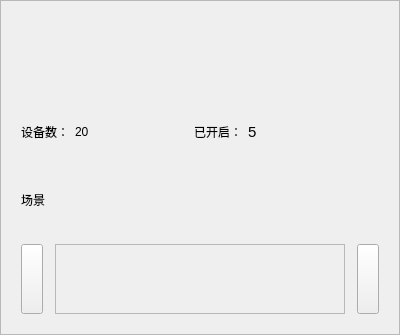
<?xml version="1.0" encoding="UTF-8"?>
<ui version="4.0">
 <class>roomCard</class>
 <widget class="QWidget" name="roomCard">
  <property name="geometry">
   <rect>
    <x>0</x>
    <y>0</y>
    <width>400</width>
    <height>335</height>
   </rect>
  </property>
  <property name="sizePolicy">
   <sizepolicy hsizetype="Expanding" vsizetype="Maximum">
    <horstretch>0</horstretch>
    <verstretch>0</verstretch>
   </sizepolicy>
  </property>
  <property name="windowTitle">
   <string>Form</string>
  </property>
  <layout class="QVBoxLayout" name="verticalLayout">
   <property name="spacing">
    <number>0</number>
   </property>
   <property name="leftMargin">
    <number>0</number>
   </property>
   <property name="topMargin">
    <number>0</number>
   </property>
   <property name="rightMargin">
    <number>0</number>
   </property>
   <property name="bottomMargin">
    <number>0</number>
   </property>
   <item>
    <widget class="QFrame" name="roomCardFrame">
     <property name="frameShape">
      <enum>QFrame::StyledPanel</enum>
     </property>
     <property name="frameShadow">
      <enum>QFrame::Raised</enum>
     </property>
     <layout class="QVBoxLayout" name="verticalLayout_2">
      <property name="spacing">
       <number>20</number>
      </property>
      <property name="leftMargin">
       <number>20</number>
      </property>
      <property name="topMargin">
       <number>20</number>
      </property>
      <property name="rightMargin">
       <number>20</number>
      </property>
      <property name="bottomMargin">
       <number>20</number>
      </property>
      <item>
       <widget class="QWidget" name="roomCardTitle" native="true">
        <property name="sizePolicy">
         <sizepolicy hsizetype="Maximum" vsizetype="Maximum">
          <horstretch>0</horstretch>
          <verstretch>0</verstretch>
         </sizepolicy>
        </property>
        <layout class="QHBoxLayout" name="horizontalLayout_9">
         <property name="leftMargin">
          <number>0</number>
         </property>
         <property name="topMargin">
          <number>0</number>
         </property>
         <property name="rightMargin">
          <number>0</number>
         </property>
         <property name="bottomMargin">
          <number>0</number>
         </property>
         <item>
          <widget class="titleIcon" name="roomTitle" native="true">
           <property name="sizePolicy">
            <sizepolicy hsizetype="Maximum" vsizetype="Maximum">
             <horstretch>0</horstretch>
             <verstretch>0</verstretch>
            </sizepolicy>
           </property>
          </widget>
         </item>
        </layout>
       </widget>
      </item>
      <item>
       <widget class="QWidget" name="statusParam" native="true">
        <property name="sizePolicy">
         <sizepolicy hsizetype="Maximum" vsizetype="Minimum">
          <horstretch>0</horstretch>
          <verstretch>0</verstretch>
         </sizepolicy>
        </property>
        <layout class="QHBoxLayout" name="horizontalLayout_2">
         <property name="spacing">
          <number>40</number>
         </property>
         <property name="leftMargin">
          <number>0</number>
         </property>
         <property name="topMargin">
          <number>12</number>
         </property>
         <property name="rightMargin">
          <number>0</number>
         </property>
         <property name="bottomMargin">
          <number>12</number>
         </property>
        </layout>
       </widget>
      </item>
      <item>
       <widget class="QWidget" name="devicesInfo" native="true">
        <layout class="QHBoxLayout" name="horizontalLayout_3">
         <property name="leftMargin">
          <number>0</number>
         </property>
         <property name="topMargin">
          <number>12</number>
         </property>
         <property name="rightMargin">
          <number>0</number>
         </property>
         <property name="bottomMargin">
          <number>12</number>
         </property>
         <item>
          <widget class="QWidget" name="devices" native="true">
           <property name="sizePolicy">
            <sizepolicy hsizetype="Maximum" vsizetype="Maximum">
             <horstretch>0</horstretch>
             <verstretch>0</verstretch>
            </sizepolicy>
           </property>
           <layout class="QHBoxLayout" name="horizontalLayout_5">
            <property name="spacing">
             <number>6</number>
            </property>
            <property name="leftMargin">
             <number>0</number>
            </property>
            <property name="topMargin">
             <number>0</number>
            </property>
            <property name="rightMargin">
             <number>0</number>
            </property>
            <property name="bottomMargin">
             <number>0</number>
            </property>
            <item>
             <widget class="QLabel" name="label">
              <property name="sizePolicy">
               <sizepolicy hsizetype="Expanding" vsizetype="Maximum">
                <horstretch>0</horstretch>
                <verstretch>0</verstretch>
               </sizepolicy>
              </property>
              <property name="text">
               <string>设备数：</string>
              </property>
             </widget>
            </item>
            <item>
             <widget class="QLabel" name="deviceNum">
              <property name="sizePolicy">
               <sizepolicy hsizetype="Maximum" vsizetype="Expanding">
                <horstretch>0</horstretch>
                <verstretch>0</verstretch>
               </sizepolicy>
              </property>
              <property name="text">
               <string>20</string>
              </property>
             </widget>
            </item>
           </layout>
          </widget>
         </item>
         <item>
          <spacer name="horizontalSpacer_2">
           <property name="orientation">
            <enum>Qt::Horizontal</enum>
           </property>
           <property name="sizeHint" stdset="0">
            <size>
             <width>40</width>
             <height>20</height>
            </size>
           </property>
          </spacer>
         </item>
         <item>
          <widget class="QWidget" name="deviceEnabled" native="true">
           <property name="sizePolicy">
            <sizepolicy hsizetype="Maximum" vsizetype="Maximum">
             <horstretch>0</horstretch>
             <verstretch>0</verstretch>
            </sizepolicy>
           </property>
           <layout class="QHBoxLayout" name="horizontalLayout_4">
            <property name="leftMargin">
             <number>0</number>
            </property>
            <property name="topMargin">
             <number>0</number>
            </property>
            <property name="rightMargin">
             <number>0</number>
            </property>
            <property name="bottomMargin">
             <number>0</number>
            </property>
            <item>
             <widget class="QLabel" name="label_2">
              <property name="sizePolicy">
               <sizepolicy hsizetype="Expanding" vsizetype="Expanding">
                <horstretch>0</horstretch>
                <verstretch>0</verstretch>
               </sizepolicy>
              </property>
              <property name="text">
               <string>已开启：</string>
              </property>
             </widget>
            </item>
            <item>
             <widget class="QLabel" name="enabledNum">
              <property name="sizePolicy">
               <sizepolicy hsizetype="Expanding" vsizetype="Expanding">
                <horstretch>0</horstretch>
                <verstretch>0</verstretch>
               </sizepolicy>
              </property>
              <property name="font">
               <font>
                <pointsize>11</pointsize>
               </font>
              </property>
              <property name="text">
               <string>5</string>
              </property>
             </widget>
            </item>
           </layout>
          </widget>
         </item>
         <item>
          <spacer name="horizontalSpacer_3">
           <property name="orientation">
            <enum>Qt::Horizontal</enum>
           </property>
           <property name="sizeHint" stdset="0">
            <size>
             <width>40</width>
             <height>20</height>
            </size>
           </property>
          </spacer>
         </item>
         <item>
          <widget class="QWidget" name="checkDeviceWidget" native="true">
           <property name="sizePolicy">
            <sizepolicy hsizetype="Maximum" vsizetype="Maximum">
             <horstretch>0</horstretch>
             <verstretch>0</verstretch>
            </sizepolicy>
           </property>
           <layout class="QVBoxLayout" name="verticalLayout_3">
            <property name="spacing">
             <number>0</number>
            </property>
            <property name="topMargin">
             <number>0</number>
            </property>
            <property name="bottomMargin">
             <number>0</number>
            </property>
            <item>
             <widget class="btnTxtIcon" name="checkDevice" native="true">
              <property name="sizePolicy">
               <sizepolicy hsizetype="Maximum" vsizetype="Maximum">
                <horstretch>0</horstretch>
                <verstretch>0</verstretch>
               </sizepolicy>
              </property>
              <property name="minimumSize">
               <size>
                <width>0</width>
                <height>0</height>
               </size>
              </property>
              <property name="maximumSize">
               <size>
                <width>16777215</width>
                <height>16777215</height>
               </size>
              </property>
              <property name="font">
               <font>
                <pointsize>13</pointsize>
               </font>
              </property>
             </widget>
            </item>
           </layout>
          </widget>
         </item>
        </layout>
       </widget>
      </item>
      <item>
       <widget class="QWidget" name="sceneTitle" native="true">
        <layout class="QHBoxLayout" name="horizontalLayout_6">
         <property name="leftMargin">
          <number>0</number>
         </property>
         <property name="rightMargin">
          <number>0</number>
         </property>
         <item>
          <widget class="QLabel" name="label_3">
           <property name="text">
            <string>场景</string>
           </property>
          </widget>
         </item>
        </layout>
       </widget>
      </item>
      <item>
       <widget class="QWidget" name="sceneConf" native="true">
        <property name="sizePolicy">
         <sizepolicy hsizetype="Expanding" vsizetype="Maximum">
          <horstretch>0</horstretch>
          <verstretch>0</verstretch>
         </sizepolicy>
        </property>
        <layout class="QHBoxLayout" name="horizontalLayout_8">
         <property name="spacing">
          <number>12</number>
         </property>
         <property name="leftMargin">
          <number>0</number>
         </property>
         <property name="topMargin">
          <number>0</number>
         </property>
         <property name="rightMargin">
          <number>0</number>
         </property>
         <property name="bottomMargin">
          <number>0</number>
         </property>
         <item>
          <widget class="QPushButton" name="slipLeft">
           <property name="sizePolicy">
            <sizepolicy hsizetype="Maximum" vsizetype="Expanding">
             <horstretch>0</horstretch>
             <verstretch>0</verstretch>
            </sizepolicy>
           </property>
           <property name="minimumSize">
            <size>
             <width>22</width>
             <height>0</height>
            </size>
           </property>
           <property name="maximumSize">
            <size>
             <width>22</width>
             <height>16777215</height>
            </size>
           </property>
           <property name="text">
            <string/>
           </property>
          </widget>
         </item>
         <item>
          <widget class="myScollArea" name="scrollArea">
           <property name="sizePolicy">
            <sizepolicy hsizetype="Expanding" vsizetype="Maximum">
             <horstretch>0</horstretch>
             <verstretch>0</verstretch>
            </sizepolicy>
           </property>
           <property name="verticalScrollBarPolicy">
            <enum>Qt::ScrollBarAlwaysOff</enum>
           </property>
           <property name="horizontalScrollBarPolicy">
            <enum>Qt::ScrollBarAlwaysOff</enum>
           </property>
           <property name="widgetResizable">
            <bool>true</bool>
           </property>
           <widget class="QWidget" name="scrollAreaWidgetContents">
            <property name="geometry">
             <rect>
              <x>0</x>
              <y>0</y>
              <width>500</width>
              <height>16</height>
             </rect>
            </property>
            <property name="sizePolicy">
             <sizepolicy hsizetype="Maximum" vsizetype="Maximum">
              <horstretch>0</horstretch>
              <verstretch>0</verstretch>
             </sizepolicy>
            </property>
            <property name="minimumSize">
             <size>
              <width>500</width>
              <height>0</height>
             </size>
            </property>
            <property name="maximumSize">
             <size>
              <width>16777215</width>
              <height>16777215</height>
             </size>
            </property>
            <layout class="QHBoxLayout" name="horizontalLayout_7">
             <property name="spacing">
              <number>15</number>
             </property>
             <property name="leftMargin">
              <number>0</number>
             </property>
             <property name="topMargin">
              <number>0</number>
             </property>
             <property name="rightMargin">
              <number>0</number>
             </property>
             <property name="bottomMargin">
              <number>0</number>
             </property>
            </layout>
           </widget>
          </widget>
         </item>
         <item>
          <widget class="QPushButton" name="slipRight">
           <property name="sizePolicy">
            <sizepolicy hsizetype="Maximum" vsizetype="Expanding">
             <horstretch>0</horstretch>
             <verstretch>0</verstretch>
            </sizepolicy>
           </property>
           <property name="minimumSize">
            <size>
             <width>22</width>
             <height>0</height>
            </size>
           </property>
           <property name="maximumSize">
            <size>
             <width>22</width>
             <height>16777215</height>
            </size>
           </property>
           <property name="text">
            <string/>
           </property>
          </widget>
         </item>
        </layout>
       </widget>
      </item>
     </layout>
    </widget>
   </item>
  </layout>
 </widget>
 <customwidgets>
  <customwidget>
   <class>myScollArea</class>
   <extends>QScrollArea</extends>
   <header>myscollarea.h</header>
   <container>1</container>
  </customwidget>
  <customwidget>
   <class>btnTxtIcon</class>
   <extends>QWidget</extends>
   <header>btntxticon.h</header>
   <container>1</container>
  </customwidget>
  <customwidget>
   <class>titleIcon</class>
   <extends>QWidget</extends>
   <header>titleicon.h</header>
   <container>1</container>
  </customwidget>
 </customwidgets>
 <resources/>
 <connections/>
</ui>
